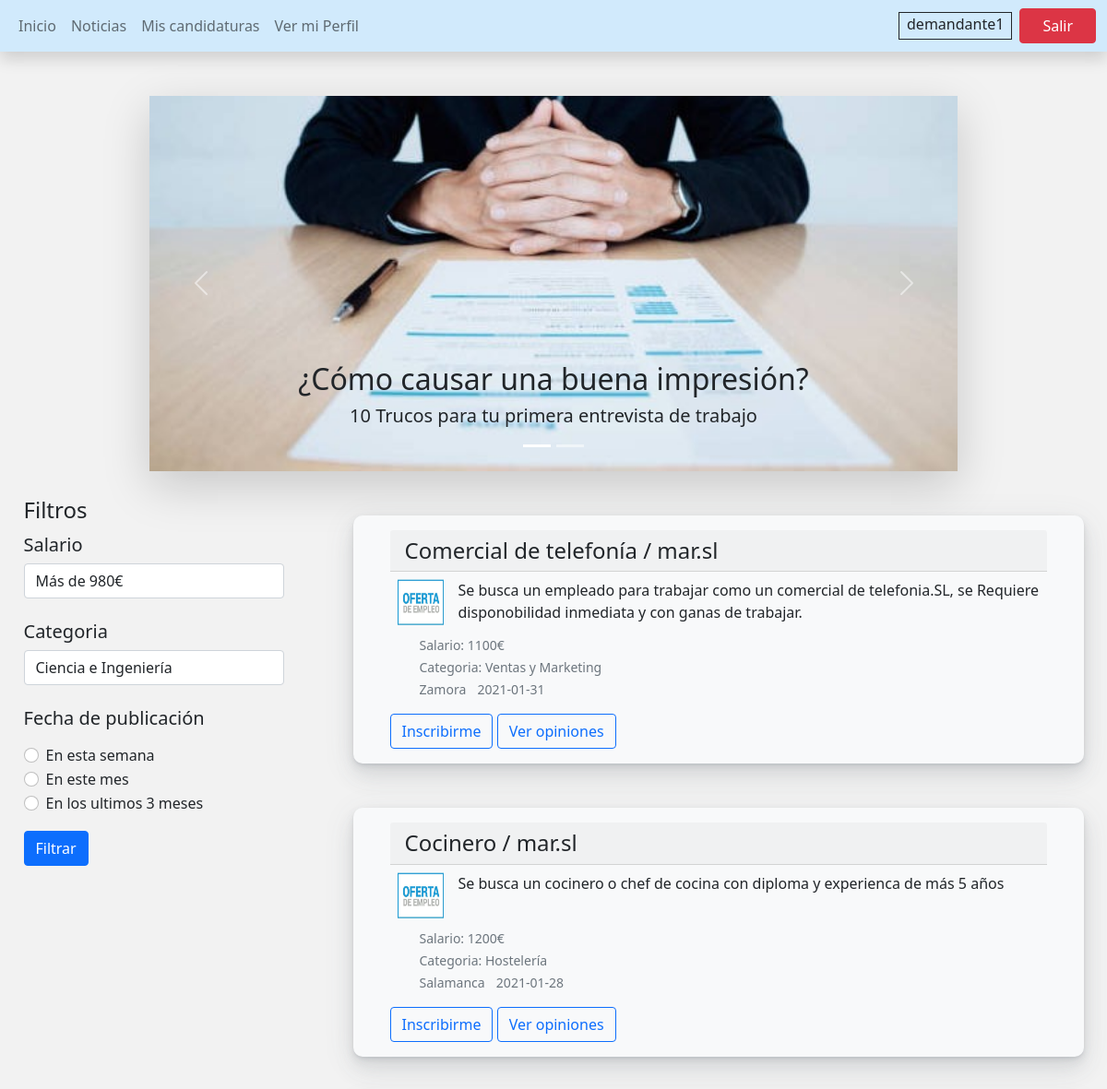
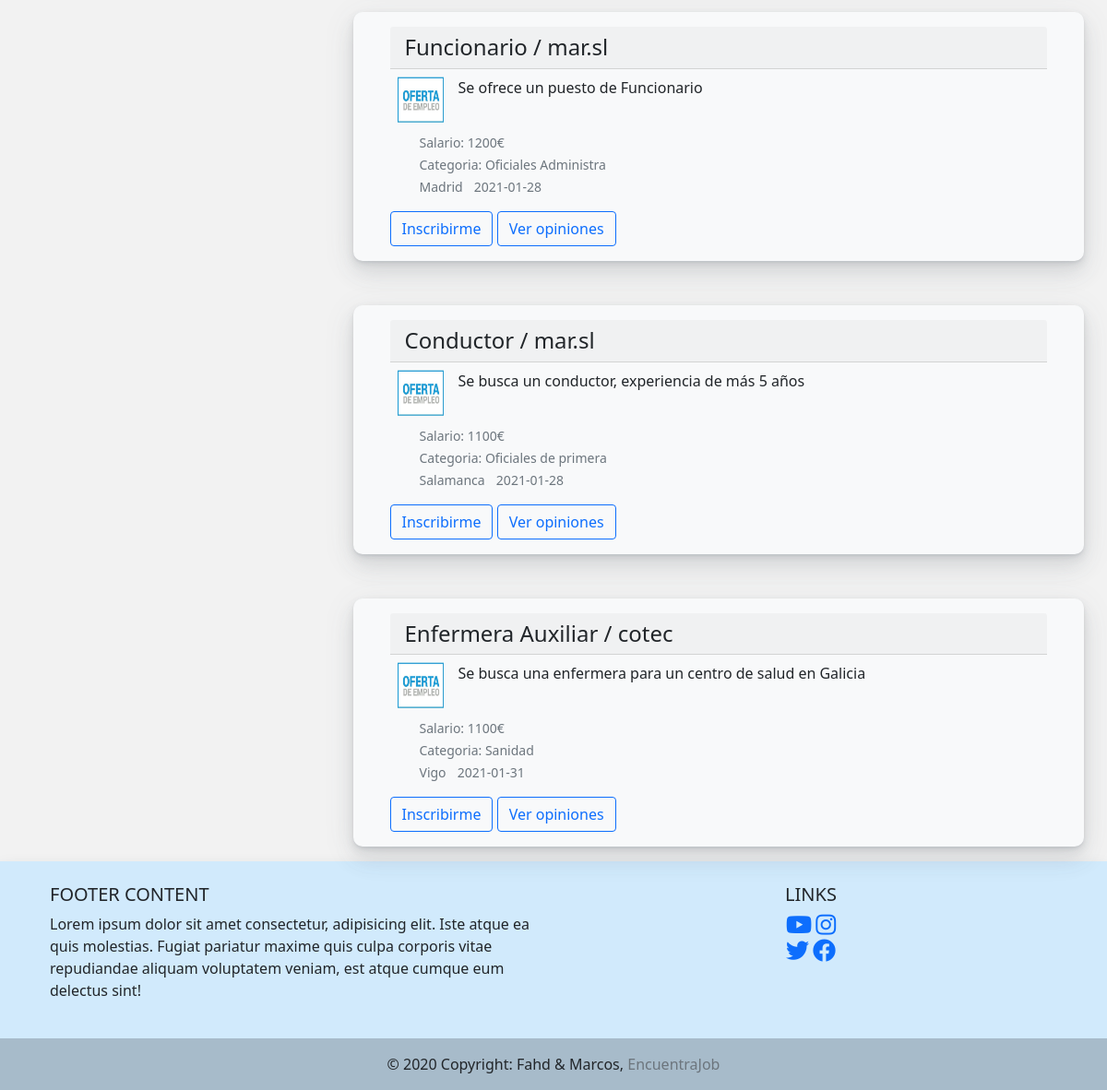
The app's page /vista_usuario.php (signed in) with its own data (2 pictures, top to bottom).
### tables this page shows
CREATE TABLE `ofertas` (
  `id_oferta` int(10) NOT NULL,
  `id_empresa` varchar(10) NOT NULL,
  `titulo_oferta` varchar(50) NOT NULL,
  `oferta` varchar(1000) NOT NULL,
  `ciudad` varchar(20) NOT NULL,
  `categoria` varchar(50) NOT NULL,
  `salario` int(10) NOT NULL,
  `fecha` date NOT NULL DEFAULT current_timestamp()
);

CREATE TABLE `usuarios` (
  `id_usuario` int(10) NOT NULL,
  `rol` varchar(15) NOT NULL,
  `nombre_usuario` varchar(25) NOT NULL,
  `email` varchar(20) NOT NULL,
  `password` varchar(15) NOT NULL
);

### funciones_conexion.php (called while the page is built, shortened)
<?php
function conexion(){
  $conexion = new mysqli("localhost","root","","ofertas_trabajo_daw1");
  return $conexion;
}
function sacar_ofertas(){
  $conn = conexion();
  $sql = "SELECT * FROM ofertas";
  if($rs = $conn->query($sql)){
    if($rs->num_rows<0){
    die("Error en sacar los datos de la DB");
    }
  }
  return $rs;
}
function sacar_nombres_empresa_ofertas(){
  $conn = conexion();
  $sql_nombre_empresa = "select usuarios.nombre_usuario,empresas.id_empresa from usuarios JOIN empresas ON empresas.email = usuarios.email JOIN ofertas ON ofertas.id_empresa = empresas.id_empresa";
  $rs_nombre = $conn->query($sql_nombre_empresa);
    return $rs_nombre;
}

### vista_usuario.php (the view, shortened to what this page needs)
<?php
include 'funciones_conexion.php';
$conn = conexion();
$rs = sacar_ofertas();
$rs_nombre_empresa = sacar_nombres_empresa_ofertas();
$id_usuario = $_SESSION['id_user'];
$sql_id_dem = "SELECT id_demandante FROM demandante WHERE id_usuario=$id_usuario";
if($rs_id = $conn->query($sql_id_dem)){
  $rs_id = $rs_id->fetch_assoc();
}
$id_dem = $rs_id['id_demandante'];
?>
<!doctype html>
<html lang="es">
  <head>
    <link href="css/bootstrap.min.css" rel="stylesheet" >
    <link href="css/bootstrap.css" rel="stylesheet" >
    <link href="fontawesome/css/all.min.css" rel="stylesheet" />
  </head>
  <body style="background-color: #f2f2f2;">
  <nav class="navbar navbar-expand-lg navbar-light shadow" style="background-color: #D1EAFC;">
    <div class="container-fluid">
  <div class="collapse navbar-collapse" id="navbarNav">
        <ul class="navbar-nav">
          <li class="nav-item">
            <a class="nav-link " aria-current="page" href="vista_usuario.php">Inicio</a>
          </li>
          <li class="nav-item">
            <a class="nav-link" href="#">Noticias</a>
          </li>
          <li class="nav-item">
            <a class="nav-link " href="mis_candidaturas.php">Mis candidaturas</a>
          </li>
          <li class="nav-item">
            <a class="nav-link" href="ver_perfil_usuario.php">Ver mi Perfil</a>
          </li>
        </ul>
      </div>
        <ul class="navbar-nav ">
          <p class="px-2 m-1 mx-2 border border-dark"><?=$_SESSION['nombre'] ;?></p>
          <li class="nav-item">
            <a href="logout.php" class="btn btn-danger px-4">Salir</a>
          </li>
        </ul>
      </div>
  </nav>
          <div class="row justify-content-around">
          <?php include 'filtros.php'; ?>
              <div class="col-md-8 justify-content-end">
            <?php   $datos = $rs->fetch_assoc();
                $nombre_empresa = $rs_nombre_empresa->fetch_assoc();
            while($datos) {
              if($datos['id_empresa'] == $nombre_empresa['id_empresa']){?>
          <div class="card mb-3 container-md bg-light   mt-5 border-light" >
            <div class="card-body">
              <h4 class="card-header"><?=$datos['titulo_oferta'];?> / <?=$nombre_empresa['nombre_usuario'];?>  </h4>
              <div class="d-flex ">
              <img src="img/oferta-empleo.jpg" alt="bmw" width="50" height="50" class="d-inline-block m-2">
              <p class="card-text m-2"><?=$datos['oferta']; ?></p>     </div>
          <ul >
              <li class=" list-inline-item card-text"><small class="text-muted align-bottom">Salario: <?=$datos['salario'];?>€</small></li><br>
              <li class=" list-inline-item card-text"><small class="text-muted align-bottom">Categoria: <?=$datos['categoria'];?></small></li><br>
              <li class=" list-inline-item card-text"><small class="text-muted align-bottom"><?=$datos['ciudad'];?></small></li>
              <li class=" list-inline-item card-text"><small class="text-muted align-bottom"><?=$datos['fecha'];?></small></li>
          </ul>
        <a href="acciones_usuario.php?id_oferta=<?=$datos['id_oferta'];?>&id_dem=<?=$id_dem;?>&id_emp=<?=$datos['id_empresa'];?>&titulo=<?=$datos['titulo_oferta'];?>" ><button class="btn btn-outline-primary">Inscribirme</button></a>
        <a href="opiniones_empresa_users.php?id_empresa1=<?=$datos['id_empresa'];?>" ><button class="btn btn-outline-primary">Ver opiniones</button></a>
            </div>
          </div>
          <?php  $datos = $rs->fetch_assoc();
                $nombre_empresa = $rs_nombre_empresa->fetch_assoc();
        }}  $rs->free();
        ?>
           </div>
          </div>
  <footer class="text-center text-lg-start shadow" style="background-color: #D1EAFC;">
  <div class="container p-4">
    <div class="row">
      <div class="col-lg-6 col-md-12 mb-4 mb-md-0">
        <h5 class="text-uppercase">Footer Content</h5>
        <p>
          Lorem ipsum dolor sit amet consectetur, adipisicing elit. Iste atque ea quis
          molestias. Fugiat pariatur maxime quis culpa corporis vitae repudiandae aliquam
          voluptatem veniam, est atque cumque eum delectus sint!
        </p>
      </div>
      <div class="col-lg-6 col-md-12 mb-4 mb-md-0">
        <h5 class="text-uppercase text-center">Links</h5>
        <ul class="list-unstyled mb-0 text-center">
          <li>
            <a href="https://www.youtube.com/watch?v=FwhKhecN-1E" ><i class="fab fa-youtube" style="font-size:25px;" ></i></a>
            <a href="https://www.instagram.com/usal" ><i class="fab fa-instagram" style="font-size:25px;" ></i></a>
          </li>
          <li>
            <a href="https://www.twitter.com/usal"><i class="fab fa-twitter" style="font-size:25px;" ></i></a>
            <a href="https://www.facebook.com/" ><i class="fab fa-facebook" style="font-size:25px;" ></i></a>
          </li>
        </ul>
      </div>
    </div>
  </div>
  <div class="text-center p-3" style="background-color: rgba(0, 0, 0, 0.2)">
    © 2020 Copyright: Fahd & Marcos,
    <a class="text-muted" style="text-decoration:none">EncuentraJob</a>
  </div>
</footer>
  </body>
</html>

### records on screen
ofertas: titulo_oferta "Comercial de telefonía", oferta "Se busca un empleado para trabajar como un comercial de telefonia.SL, se Requiere disponobilidad inmediata y con ganas de trabajar.", salario "1100", categoria "Ventas y Marketing", ciudad "Zamora", fecha "2021-01-31"
usuarios: nombre_usuario "mar.sl"
ofertas: titulo_oferta "Cocinero", oferta "Se busca un cocinero o chef de cocina con diploma y experienca de más 5 años", salario "1200", categoria "Hostelería", ciudad "Salamanca", fecha "2021-01-28"
ofertas: titulo_oferta "Funcionario", oferta "Se ofrece un puesto de Funcionario", salario "1200", categoria "Oficiales Administra", ciudad "Madrid", fecha "2021-01-28"
ofertas: titulo_oferta "Conductor", oferta "Se busca un conductor, experiencia de más 5 años", salario "1100", categoria "Oficiales de primera", ciudad "Salamanca", fecha "2021-01-28"
ofertas: titulo_oferta "Enfermera Auxiliar", oferta "Se busca una enfermera para un centro de salud en Galicia", salario "1100", categoria "Sanidad", ciudad "Vigo", fecha "2021-01-31"
usuarios: nombre_usuario "cotec"

### other values on screen
$_SESSION['nombre'] "demandante1"
form field value "Ciencia e Ingeniería"
